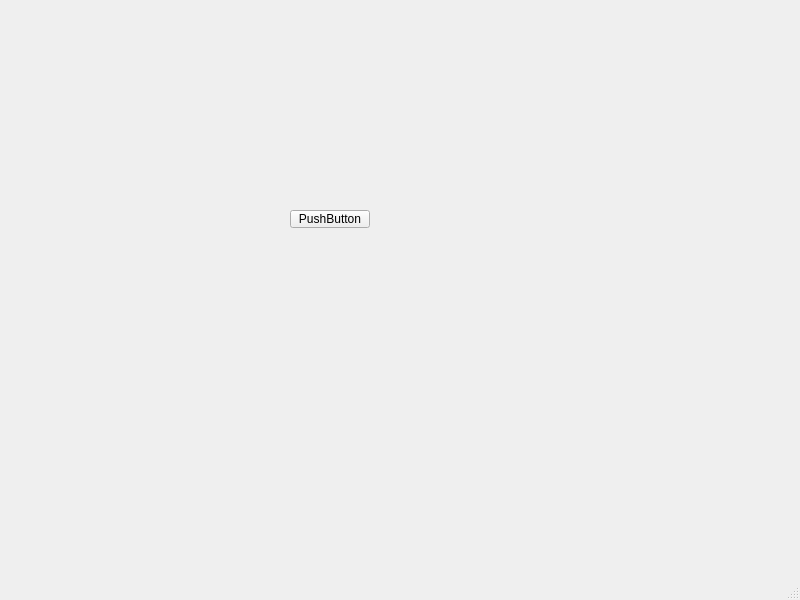
<?xml version="1.0" encoding="UTF-8"?>
<ui version="4.0">
 <class>MainWindow</class>
 <widget class="QMainWindow" name="MainWindow">
  <property name="geometry">
   <rect>
    <x>0</x>
    <y>0</y>
    <width>800</width>
    <height>600</height>
   </rect>
  </property>
  <property name="windowTitle">
   <string>MainWindow</string>
  </property>
  <widget class="QWidget" name="centralwidget">
   <widget class="QPushButton" name="pushButton">
    <property name="geometry">
     <rect>
      <x>290</x>
      <y>210</y>
      <width>80</width>
      <height>18</height>
     </rect>
    </property>
    <property name="text">
     <string>PushButton</string>
    </property>
   </widget>
  </widget>
  <widget class="QMenuBar" name="menubar">
   <property name="geometry">
    <rect>
     <x>0</x>
     <y>0</y>
     <width>800</width>
     <height>21</height>
    </rect>
   </property>
  </widget>
  <widget class="QStatusBar" name="statusbar"/>
 </widget>
 <resources/>
 <connections/>
</ui>
